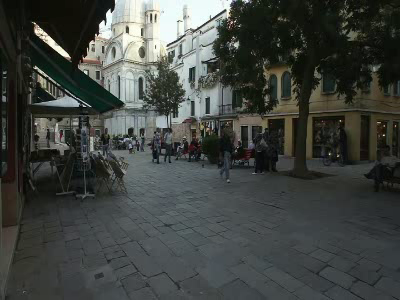
#> input picture frame 15 of dataset_mini/Venice.avi, 400 x 300 px
$ jupyter execute 'Segmentation des objets se déplaçant le plus vite.ipynb'
#> lines starting #> are read from the running program, lines starting #| are printed output that depends on the picture; after the words box and inside, x2 and y2 are one past the last pixel; in counts of white or black regions, pixels touching at a corner belong together
# 2. Segmentation

## 2.1. segmentation des objets se déplaçant le plus vite

### 2.1.1. Avec le seuillage

[cell 1]
import numpy as np
import cv2 as cv
import matplotlib.pyplot as plt

#cap = cv.VideoCapture(cv.samples.findFile("PETS09-S2L1-raw.mp4"))
cap = cv.VideoCapture(cv.samples.findFile("dataset_mini/Venice.avi"))

ret, frame1 = cap.read()
#> frame1 is the input picture: shape (300, 400, 3); mean B, G, R 65, 68.8, 65
shape = (frame1.shape[1], frame1.shape[0])
#> shape = (400, 300)
prvs = cv.cvtColor(frame1, cv.COLOR_BGR2GRAY)
hsv = np.zeros_like(frame1)

hsv[...,1] = 255
hsv[...,0] = 255

seuil = 40
kernel = np.ones((7,7),np.uint8) # Noyau

fourcc = cv.VideoWriter_fourcc(*'XVID')
name_result = 'plus_vite_seuillage_40_7'
out = cv.VideoWriter(name_result+'.avi', fourcc, 9.0, (shape[0] * 2, shape[1] * 2))

i = 0

while(1):
    ret, frame2 = cap.read()
    if ret == False:
        break
    next = cv.cvtColor(frame2, cv.COLOR_BGR2GRAY)
    flow = cv.calcOpticalFlowFarneback(prvs, next, None, 0.5, 3, 10, 5, 7, 1.5, 0)
    mag, ang = cv.cartToPolar(flow[...,0], flow[...,1])
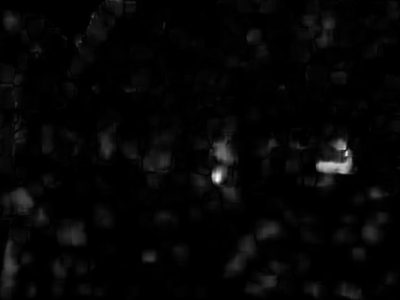
#> mag: shape (300, 400) float32; min 2.29e-16, max 2.11, mean 0.0505; drawn with min black and max white
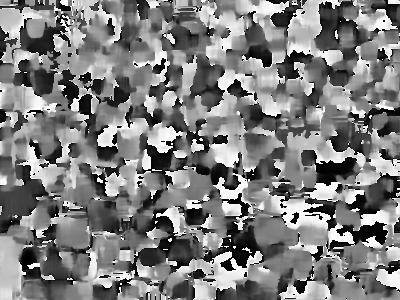
#> ang: shape (300, 400) float32; min 3.78e-05, max 6.28, mean 3.11; drawn with min black and max white
    hsv[...,2] = cv.normalize(mag, None, 0, 255, cv.NORM_MINMAX)
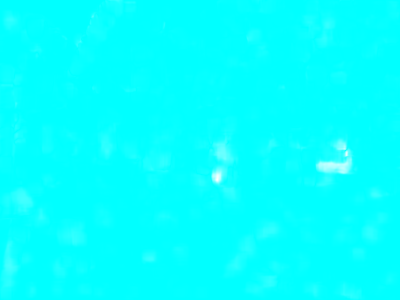
#> hsv: shape (300, 400, 3); mean of channels 0, 1, 2 255, 255, 5.7; drawn as B, G, R

    bgr = cv.cvtColor(hsv,cv.COLOR_HSV2BGR)
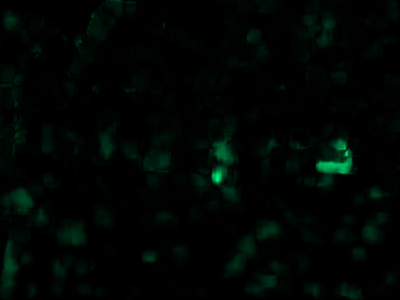
#> bgr: shape (300, 400, 3); mean B, G, R 2.7, 5.7, 0

    hsv[...,0] = 255
    ret,hsv[...,0] = cv.threshold(hsv[...,2],seuil,255,cv.THRESH_BINARY)
#> ret = 40
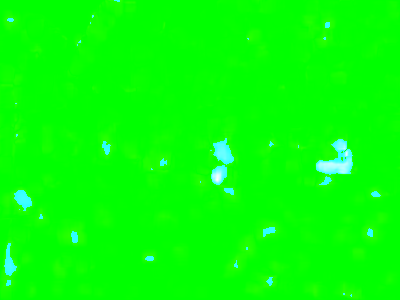
#> hsv: shape (300, 400, 3); mean of channels 0, 1, 2 5.2, 255, 5.7; drawn as B, G, R

    opening = cv.morphologyEx(hsv[...,0], cv.MORPH_OPEN, kernel) # Ouverture
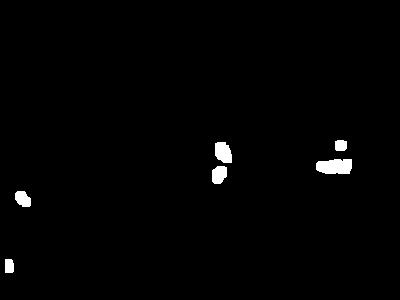
#> opening: shape (300, 400); 1.2% white; 6 white regions, box (x1, y1, x2, y2) and area: (316, 159, 352, 174) 474, (215, 142, 232, 163) 291, (212, 166, 227, 184) 226, (15, 191, 31, 207) 198, (335, 140, 347, 151) 123, (5, 259, 14, 273) 120
    closing = cv.morphologyEx(opening, cv.MORPH_CLOSE, kernel) # Fermerture

    #plt.imshow(closing,'gray',vmin=0,vmax=255)
    #plt.show()

    # Segmentation de l'image originale
    frame2_seg = cv.cvtColor(frame2, cv.COLOR_BGR2HSV)
#> frame2_seg: shape (300, 400, 3); mean H, S, V 65.7, 47.9, 70.3
    frame2_seg[...,1] = np.array([150 if value==255 else frame2_seg[...,1].reshape(shape[0]*shape[1])[index] for index, value in enumerate(closing.reshape(shape[0]*shape[1]))]).reshape(shape[1], shape[0])
#> frame2_seg: shape (300, 400, 3); mean H, S, V 65.7, 49.2, 70.3
    frame2_seg[...,0] = np.array([200 if value==255 else frame2_seg[...,0].reshape(shape[0]*shape[1])[index] for index, value in enumerate(closing.reshape(shape[0]*shape[1]))]).reshape(shape[1], shape[0])
#> frame2_seg: shape (300, 400, 3); mean H, S, V 67.3, 49.2, 70.3
    frame2_seg[...,2] = np.array([255 if value==255 else frame2_seg[...,2].reshape(shape[0]*shape[1])[index] for index, value in enumerate(closing.reshape(shape[0]*shape[1]))]).reshape(shape[1], shape[0])
#> frame2_seg: shape (300, 400, 3); mean H, S, V 67.3, 49.2, 72.8
    frame2_seg = cv.cvtColor(frame2_seg, cv.COLOR_HSV2BGR)

    # Masque
    masque = cv.cvtColor(closing, cv.COLOR_GRAY2BGR)

    height, width, _ = np.array(frame2).shape
#> height = 300; width = 400

    final_1 = np.concatenate((frame2, bgr), axis=1)
    final_2 = np.concatenate((frame2_seg, masque), axis=1)
    final = np.concatenate((final_1, final_2), axis=0)
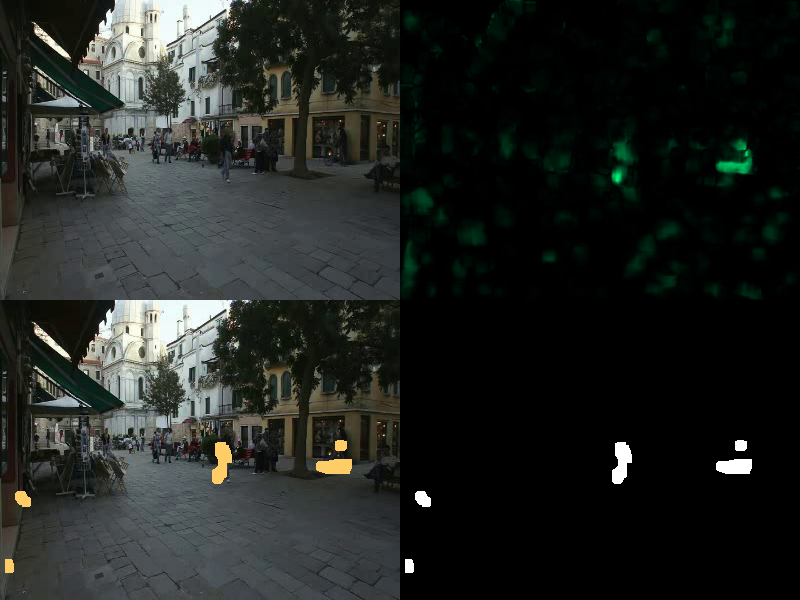
#> final: shape (600, 800, 3); mean B, G, R 34.1, 37.1, 33.9

    cv.imshow('frame2',final)
    out.write(final)

    # Hit 'q' on the keyboard to quit!
    if cv.waitKey(1) & 0xFF == ord('q'):
#> (key q is pressed here)
        break
    #elif k == ord('s'):
        #cv.imwrite('opticalfb.png',frame2)
        #cv.imwrite('opticalhsv.png',bgr)
    if i == 27:
        cv.imwrite(name_result+'.png',final)
    i += 1

    prvs = next

# Release handle to the webcam
cap.release()
out.release()
cv.destroyAllWindows()

### 2.1.2. Avec K-Means

[cell 2]
import numpy as np
import cv2 as cv
import matplotlib.pyplot as plt
from sklearn.cluster import KMeans

#cap = cv.VideoCapture(cv.samples.findFile("PETS09-S2L1-raw.mp4"))
cap = cv.VideoCapture(cv.samples.findFile("dataset_mini/Venice.avi"))

ret, frame1 = cap.read()
shape = (frame1.shape[1], frame1.shape[0])
prvs = cv.cvtColor(frame1, cv.COLOR_BGR2GRAY)
hsv = np.zeros_like(frame1)

hsv[...,1] = 255
hsv[...,0] = 255

K = 3
kernel = np.ones((11,11),np.uint8) # Noyau

fourcc = cv.VideoWriter_fourcc(*'XVID')
name_result = 'plus_vite_kmeans_3_11'
out = cv.VideoWriter(name_result+'.avi', fourcc, 9.0, (shape[0] * 2, shape[1] * 2))

i = 0

while(1):
    ret, frame2 = cap.read()
    if ret == False:
        break
    next = cv.cvtColor(frame2, cv.COLOR_BGR2GRAY)
    flow = cv.calcOpticalFlowFarneback(prvs, next, None, 0.5, 3, 10, 5, 7, 1.5, 0)
    mag, ang = cv.cartToPolar(flow[...,0], flow[...,1])
    hsv[...,2] = cv.normalize(mag, None, 0, 255, cv.NORM_MINMAX)
    hsv[...,0] = 255

    attempts=20
    criteria = (cv.TERM_CRITERIA_EPS + cv.TERM_CRITERIA_MAX_ITER, 10, 1.0)
    vectorized = np.float32(hsv[...,2].reshape(-1, 1))
    ret, label, center=cv.kmeans(vectorized, K, None, criteria, attempts, cv.KMEANS_PP_CENTERS)
#> ret = 4144773.3; center = [2.53, 136.1, 28.57]
    center = np.uint8(center)
#> center = [2, 136, 28]

    # On met le centre max à 255 et le reste à 0
    maximum = center.max()
#> maximum = 136
    for i, v in enumerate(center):
        if v == [maximum]:
            center[i] = 255
        else:
            center[i] = 0
#> this loop made 3 passes
#> v on passes 1 to 3: [2], [136], [28]
#> after the loop, center = [0, 255, 0]
    res = center[label.flatten()]
    hsv[...,0] = res.reshape((hsv[...,2].shape))

    bgr = cv.cvtColor(hsv,cv.COLOR_HSV2BGR)
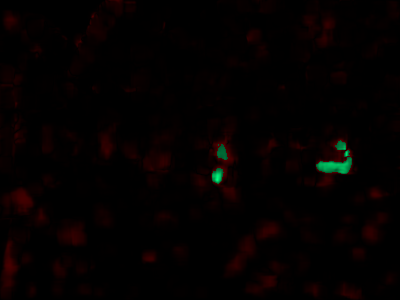
#> bgr: shape (300, 400, 3); mean B, G, R 0.4, 0.9, 4.8

    opening = cv.morphologyEx(hsv[...,0], cv.MORPH_OPEN, kernel)
#> opening: shape (300, 400); every value is 0
    closing = cv.morphologyEx(opening, cv.MORPH_CLOSE, kernel)
    #plt.imshow(closing,'gray',vmin=0,vmax=255)
    #plt.show()

    # Segmentation de l'image originale
    frame2_seg = cv.cvtColor(frame2, cv.COLOR_BGR2HSV)
    frame2_seg[...,1] = np.array([150 if value==255 else frame2_seg[...,1].reshape(shape[0]*shape[1])[index] for index, value in enumerate(closing.reshape(shape[0]*shape[1]))]).reshape(shape[1], shape[0])
    frame2_seg[...,0] = np.array([200 if value==255 else frame2_seg[...,0].reshape(shape[0]*shape[1])[index] for index, value in enumerate(closing.reshape(shape[0]*shape[1]))]).reshape(shape[1], shape[0])
    frame2_seg[...,2] = np.array([255 if value==255 else frame2_seg[...,2].reshape(shape[0]*shape[1])[index] for index, value in enumerate(closing.reshape(shape[0]*shape[1]))]).reshape(shape[1], shape[0])
    frame2_seg = cv.cvtColor(frame2_seg, cv.COLOR_HSV2BGR)

    # Masque
    masque = cv.cvtColor(closing, cv.COLOR_GRAY2BGR)
#> masque: shape (300, 400, 3); every value is 0

    height, width, _ = np.array(frame2).shape

    final_1 = np.concatenate((frame2, bgr), axis=1)
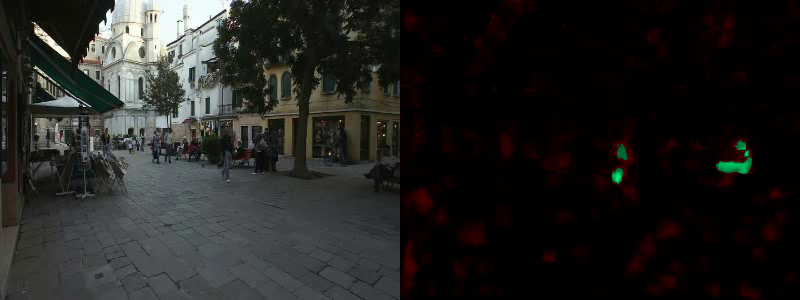
#> final_1: shape (300, 800, 3); mean B, G, R 32.7, 34.9, 34.9
    final_2 = np.concatenate((frame2_seg, masque), axis=1)
    final = np.concatenate((final_1, final_2), axis=0)
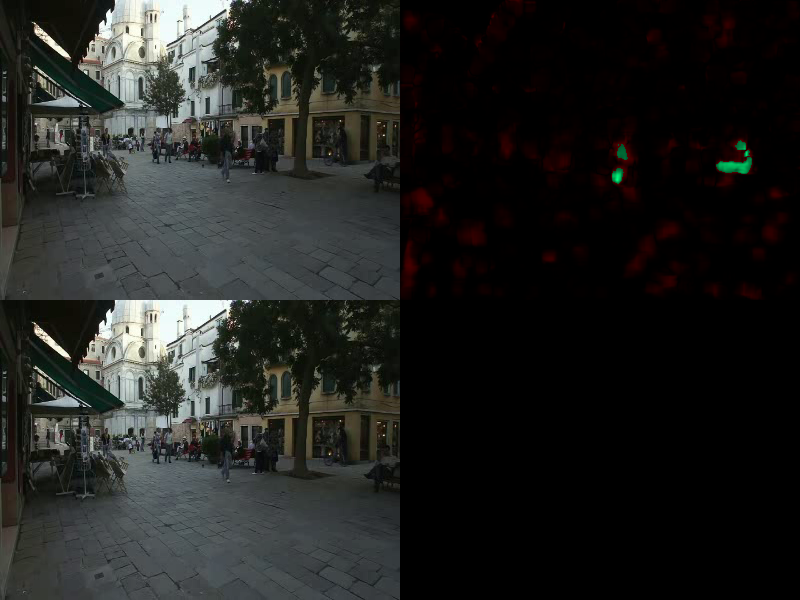
#> final: shape (600, 800, 3); mean B, G, R 32.5, 34.6, 33.6

    cv.imshow('frame2',final)
    out.write(final)

    # Hit 'q' on the keyboard to quit!
    if cv.waitKey(1) & 0xFF == ord('q'):
#> (key q is pressed here)
        break
    #elif k == ord('s'):
        #cv.imwrite('opticalfb.png',frame2)
        #cv.imwrite('opticalhsv.png',bgr)
    if i == 27:
        cv.imwrite(name_result+'.png',final)
    i += 1

    prvs = next

# Release handle to the webcam
cap.release()
out.release()
cv.destroyAllWindows()

$ run again, starting later in the video
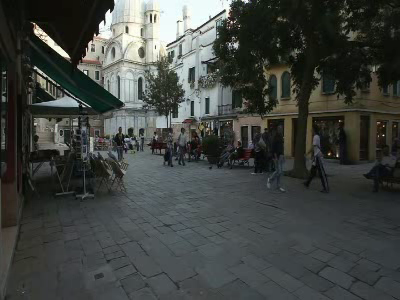
#> input picture frame 67 of dataset_mini/Venice.avi, 400 x 300 px
#> frame1 is the input picture: shape (300, 400, 3); mean B, G, R 65.4, 68.8, 65.1
#> `ret,hsv[...,0] = cv.threshold(hsv[...,2],seuil,255,cv.THRESH_BINARY)`: ret = 40
#> closing: shape (300, 400); 2.2% white; 2 white regions, box (x1, y1, x2, y2) and area: (294, 124, 335, 195) 1860, (258, 147, 288, 195) 792
#> `final = np.concatenate((final_1, final_2), axis=0)`:
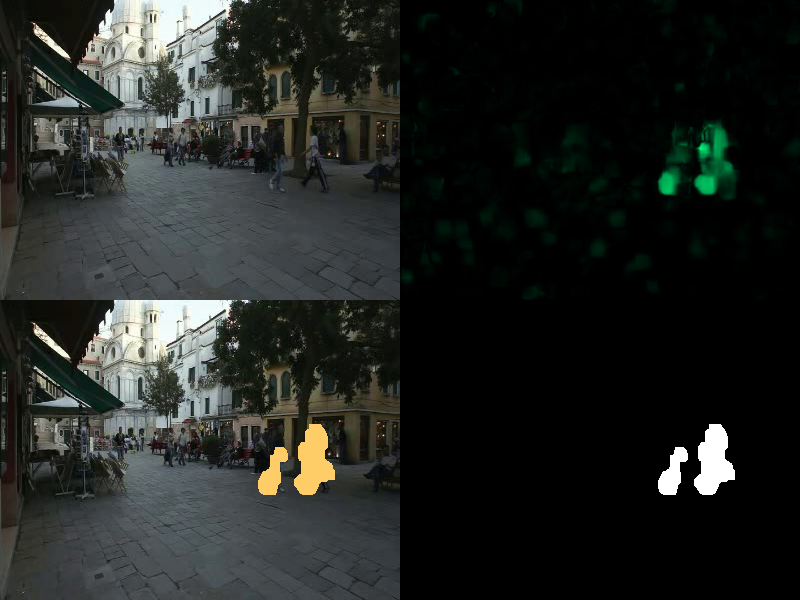
#> final: shape (600, 800, 3); mean B, G, R 35, 38, 35
#> `ret, label, center=cv.kmeans(vectorized, K, None, criteria, attempts, ..`: ret = 4802280.9; center = [2.84, 155.8, 66.58]
#> `center = np.uint8(center)`: center = [2, 155, 66]
#> maximum = 155
#> the loop `for i, v in enumerate(center):` made 3 passes
#> v on passes 1 to 3: [2], [155], [66]
#> after the loop `for i, v in enumerate(center):`: center = [0, 255, 0]
#> `opening = cv.morphologyEx(hsv[...,0], cv.MORPH_OPEN, kernel)`:
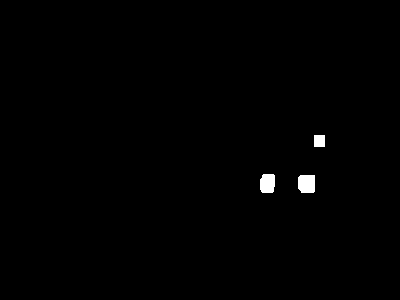
#> opening: shape (300, 400); 0.57% white; 3 white regions, box (x1, y1, x2, y2) and area: (298, 175, 315, 193) 293, (260, 174, 275, 193) 263, (314, 135, 325, 147) 132

$ run again, starting later in the video
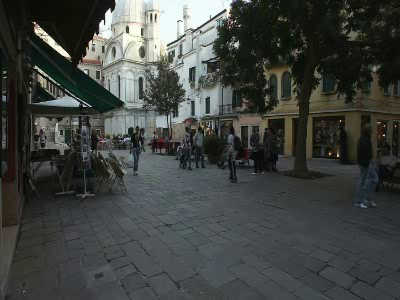
#> input picture frame 120 of dataset_mini/Venice.avi, 400 x 300 px
#> frame1 is the input picture: shape (300, 400, 3); mean B, G, R 64.9, 68.5, 64.6
#> `ret,hsv[...,0] = cv.threshold(hsv[...,2],seuil,255,cv.THRESH_BINARY)`: ret = 40
#> closing: shape (300, 400); 2.9% white; 3 white regions, box (x1, y1, x2, y2) and area: (349, 125, 390, 213) 2409, (220, 125, 246, 188) 1058, (202, 166, 210, 174) 63
#> `ret, label, center=cv.kmeans(vectorized, K, None, criteria, attempts, ..`: ret = 4823665.3; center = [2.11, 135.3, 65.62]
#> `center = np.uint8(center)`: center = [2, 135, 65]
#> maximum = 135
#> the loop `for i, v in enumerate(center):` made 3 passes
#> v on passes 1 to 3: [2], [135], [65]
#> after the loop `for i, v in enumerate(center):`: center = [0, 255, 0]
#> `final = np.concatenate((final_1, final_2), axis=0)`:
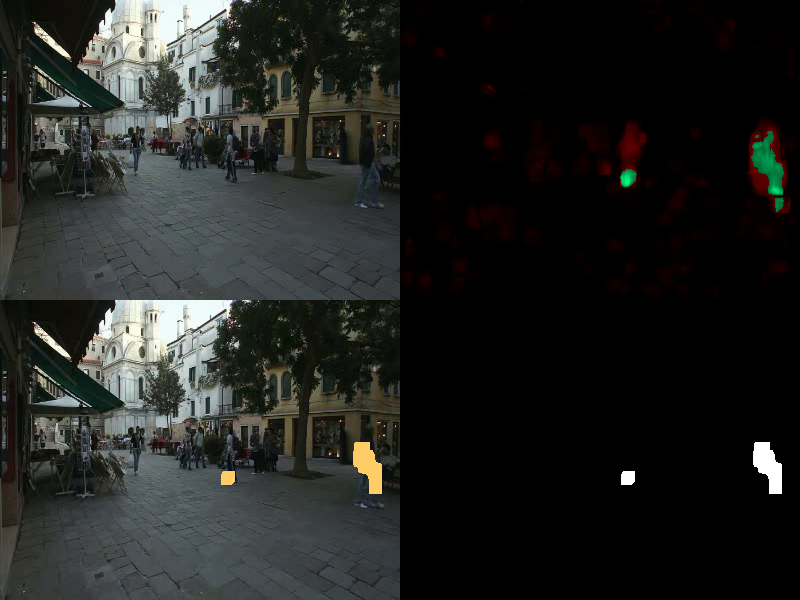
#> final: shape (600, 800, 3); mean B, G, R 33.3, 35.6, 34.2
